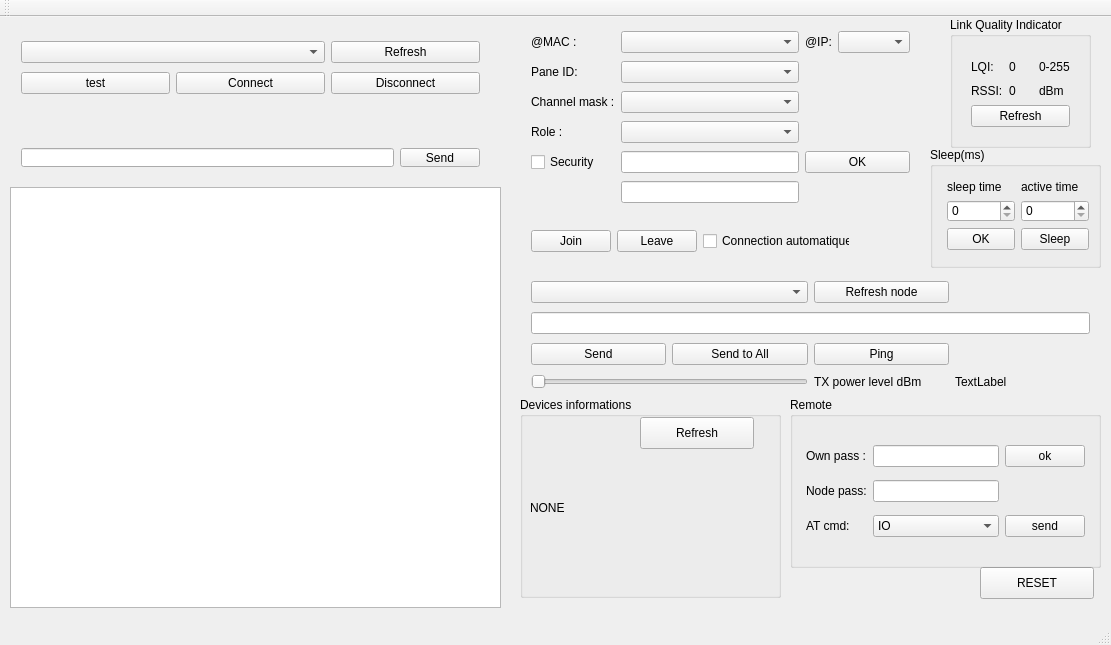
<?xml version="1.0" encoding="UTF-8"?>
<ui version="4.0">
 <class>MainWindow</class>
 <widget class="QMainWindow" name="MainWindow">
  <property name="geometry">
   <rect>
    <x>0</x>
    <y>0</y>
    <width>1111</width>
    <height>645</height>
   </rect>
  </property>
  <property name="windowTitle">
   <string>ZigBee DEV</string>
  </property>
  <widget class="QWidget" name="centralWidget">
   <widget class="QPushButton" name="pushButton_5">
    <property name="geometry">
     <rect>
      <x>980</x>
      <y>550</y>
      <width>114</width>
      <height>32</height>
     </rect>
    </property>
    <property name="text">
     <string>RESET</string>
    </property>
   </widget>
   <widget class="QGroupBox" name="groupBox">
    <property name="geometry">
     <rect>
      <x>520</x>
      <y>380</y>
      <width>261</width>
      <height>201</height>
     </rect>
    </property>
    <property name="title">
     <string>Devices informations</string>
    </property>
    <widget class="QLabel" name="label_5">
     <property name="geometry">
      <rect>
       <x>10</x>
       <y>30</y>
       <width>231</width>
       <height>161</height>
      </rect>
     </property>
     <property name="text">
      <string>NONE</string>
     </property>
    </widget>
    <widget class="QPushButton" name="pushButton_6">
     <property name="geometry">
      <rect>
       <x>120</x>
       <y>20</y>
       <width>114</width>
       <height>32</height>
      </rect>
     </property>
     <property name="toolTip">
      <string>Rafraichi toutes les information du module connecté par RS232</string>
     </property>
     <property name="text">
      <string>Refresh</string>
     </property>
    </widget>
   </widget>
   <widget class="QTextEdit" name="textEdit">
    <property name="geometry">
     <rect>
      <x>10</x>
      <y>170</y>
      <width>491</width>
      <height>421</height>
     </rect>
    </property>
    <property name="readOnly">
     <bool>true</bool>
    </property>
   </widget>
   <widget class="QWidget" name="gridLayoutWidget">
    <property name="geometry">
     <rect>
      <x>520</x>
      <y>1</y>
      <width>401</width>
      <height>201</height>
     </rect>
    </property>
    <layout class="QGridLayout" name="gridLayout">
     <item row="0" column="0">
      <widget class="QLabel" name="label_8">
       <property name="toolTip">
        <string>Adresse MAC du module</string>
       </property>
       <property name="text">
        <string>@MAC :</string>
       </property>
      </widget>
     </item>
     <item row="0" column="1">
      <widget class="QComboBox" name="comboBox_3"/>
     </item>
     <item row="0" column="3">
      <widget class="QComboBox" name="comboBox_4"/>
     </item>
     <item row="1" column="0">
      <widget class="QLabel" name="label_9">
       <property name="toolTip">
        <string>Numero du reseaux ZigBee</string>
       </property>
       <property name="text">
        <string>Pane ID:</string>
       </property>
      </widget>
     </item>
     <item row="1" column="1">
      <widget class="QComboBox" name="comboBox_5"/>
     </item>
     <item row="2" column="0">
      <widget class="QLabel" name="label_10">
       <property name="toolTip">
        <string>Masque des canneaux de transmission
00000800 a 07FFF800 pour 2,4GHz</string>
       </property>
       <property name="text">
        <string>Channel mask :</string>
       </property>
      </widget>
     </item>
     <item row="2" column="1">
      <widget class="QComboBox" name="comboBox_6">
       <item>
        <property name="text">
         <string/>
        </property>
       </item>
       <item>
        <property name="text">
         <string>00100000</string>
        </property>
       </item>
       <item>
        <property name="text">
         <string>00040000</string>
        </property>
       </item>
       <item>
        <property name="text">
         <string>00000800</string>
        </property>
       </item>
      </widget>
     </item>
     <item row="3" column="0">
      <widget class="QLabel" name="label_7">
       <property name="toolTip">
        <string>Le role de module dans l'architecture reseaux.
Coordinator
Router
End Device</string>
       </property>
       <property name="text">
        <string>Role :</string>
       </property>
      </widget>
     </item>
     <item row="3" column="1">
      <widget class="QComboBox" name="comboBox_2">
       <item>
        <property name="text">
         <string/>
        </property>
       </item>
       <item>
        <property name="text">
         <string>Coordinator</string>
        </property>
       </item>
       <item>
        <property name="text">
         <string>Router</string>
        </property>
       </item>
       <item>
        <property name="text">
         <string>End device</string>
        </property>
       </item>
      </widget>
     </item>
     <item row="4" column="0">
      <widget class="QCheckBox" name="checkBox">
       <property name="text">
        <string>Security</string>
       </property>
      </widget>
     </item>
     <item row="4" column="1">
      <widget class="QLineEdit" name="lineEdit_2"/>
     </item>
     <item row="5" column="1">
      <widget class="QLineEdit" name="lineEdit_4"/>
     </item>
     <item row="4" column="2" colspan="2">
      <widget class="QPushButton" name="pushButton_8">
       <property name="text">
        <string>OK</string>
       </property>
      </widget>
     </item>
     <item row="0" column="2">
      <widget class="QLabel" name="label_17">
       <property name="toolTip">
        <string>Adresse ip du module</string>
       </property>
       <property name="text">
        <string>@IP:</string>
       </property>
      </widget>
     </item>
    </layout>
   </widget>
   <widget class="QWidget" name="horizontalLayoutWidget">
    <property name="geometry">
     <rect>
      <x>520</x>
      <y>194</y>
      <width>341</width>
      <height>61</height>
     </rect>
    </property>
    <layout class="QHBoxLayout" name="horizontalLayout">
     <item>
      <widget class="QPushButton" name="pushButton">
       <property name="toolTip">
        <string>Routeur et End Device -&gt; Rejoindre le réseau.
Coordinator -&gt; Creer le réseau.</string>
       </property>
       <property name="text">
        <string>Join</string>
       </property>
      </widget>
     </item>
     <item>
      <widget class="QPushButton" name="pushButton_2">
       <property name="toolTip">
        <string>Routeur et End Device -&gt; se deconnecter du réseau.
Coordinator -&gt; Supprimer le réseau.</string>
       </property>
       <property name="text">
        <string>Leave</string>
       </property>
      </widget>
     </item>
     <item>
      <widget class="QCheckBox" name="checkBox_2">
       <property name="toolTip">
        <string>Routeur et End Device -&gt; Connection dès que le réseau est disponible.
Coordinator -&gt; Creer le réseau dés sa mise sous tension.</string>
       </property>
       <property name="text">
        <string>Connection automatique</string>
       </property>
      </widget>
     </item>
    </layout>
   </widget>
   <widget class="QWidget" name="gridLayoutWidget_2">
    <property name="geometry">
     <rect>
      <x>520</x>
      <y>250</y>
      <width>581</width>
      <height>137</height>
     </rect>
    </property>
    <layout class="QGridLayout" name="gridLayout_2">
     <item row="0" column="0" colspan="2">
      <widget class="QComboBox" name="comboBox">
       <property name="toolTip">
        <string>liste des modules connectés sur le réseau</string>
       </property>
      </widget>
     </item>
     <item row="1" column="0" colspan="4">
      <widget class="QLineEdit" name="lineEdit_3">
       <property name="toolTip">
        <string>Data a transmettre.</string>
       </property>
      </widget>
     </item>
     <item row="3" column="0" colspan="2">
      <widget class="QSlider" name="horizontalSlider">
       <property name="toolTip">
        <string>Reglage de la puissance de transmission</string>
       </property>
       <property name="orientation">
        <enum>Qt::Horizontal</enum>
       </property>
      </widget>
     </item>
     <item row="2" column="0">
      <widget class="QPushButton" name="pushButton_3">
       <property name="toolTip">
        <string>Send à la node selectionnée</string>
       </property>
       <property name="text">
        <string>Send</string>
       </property>
      </widget>
     </item>
     <item row="2" column="1">
      <widget class="QPushButton" name="pushButton_9">
       <property name="toolTip">
        <string>Send à toutes les nodes sur le réseau</string>
       </property>
       <property name="text">
        <string>Send to All</string>
       </property>
      </widget>
     </item>
     <item row="0" column="2">
      <widget class="QPushButton" name="pushButton_7">
       <property name="toolTip">
        <string>Rafraichir la liste des modules connectés sur le réseau</string>
       </property>
       <property name="text">
        <string>Refresh node</string>
       </property>
      </widget>
     </item>
     <item row="3" column="3">
      <widget class="QLabel" name="label_6">
       <property name="toolTip">
        <string>Puissance de transmission</string>
       </property>
       <property name="text">
        <string>TextLabel</string>
       </property>
      </widget>
     </item>
     <item row="3" column="2">
      <widget class="QLabel" name="label_4">
       <property name="text">
        <string>TX power level dBm</string>
       </property>
      </widget>
     </item>
     <item row="2" column="2">
      <widget class="QPushButton" name="pushButton_4">
       <property name="toolTip">
        <string>Ping la node selectionnée</string>
       </property>
       <property name="text">
        <string>Ping</string>
       </property>
      </widget>
     </item>
    </layout>
   </widget>
   <widget class="QWidget" name="gridLayoutWidget_3">
    <property name="geometry">
     <rect>
      <x>10</x>
      <y>10</y>
      <width>481</width>
      <height>81</height>
     </rect>
    </property>
    <layout class="QGridLayout" name="gridLayout_3">
     <item row="0" column="0" colspan="2">
      <widget class="QComboBox" name="comboBox_com_port"/>
     </item>
     <item row="0" column="2">
      <widget class="QPushButton" name="RefreshpushButton">
       <property name="text">
        <string>Refresh</string>
       </property>
      </widget>
     </item>
     <item row="1" column="2">
      <widget class="QPushButton" name="closePort">
       <property name="text">
        <string>Disconnect</string>
       </property>
      </widget>
     </item>
     <item row="1" column="1">
      <widget class="QPushButton" name="connecterPort">
       <property name="text">
        <string>Connect</string>
       </property>
      </widget>
     </item>
     <item row="1" column="0">
      <widget class="QPushButton" name="pushButton_15">
       <property name="text">
        <string>test</string>
       </property>
      </widget>
     </item>
    </layout>
   </widget>
   <widget class="QWidget" name="horizontalLayoutWidget_2">
    <property name="geometry">
     <rect>
      <x>10</x>
      <y>120</y>
      <width>481</width>
      <height>41</height>
     </rect>
    </property>
    <layout class="QHBoxLayout" name="horizontalLayout_2">
     <item>
      <widget class="QLineEdit" name="lineEdit"/>
     </item>
     <item>
      <widget class="QPushButton" name="SendpushButton">
       <property name="text">
        <string>Send</string>
       </property>
      </widget>
     </item>
    </layout>
   </widget>
   <widget class="QGroupBox" name="groupBox_2">
    <property name="geometry">
     <rect>
      <x>790</x>
      <y>380</y>
      <width>311</width>
      <height>171</height>
     </rect>
    </property>
    <property name="title">
     <string>Remote</string>
    </property>
    <widget class="QWidget" name="gridLayoutWidget_4">
     <property name="geometry">
      <rect>
       <x>5</x>
       <y>30</y>
       <width>301</width>
       <height>131</height>
      </rect>
     </property>
     <layout class="QGridLayout" name="gridLayout_4">
      <item row="0" column="0">
       <widget class="QLabel" name="label">
        <property name="toolTip">
         <string>mot de passe en hexa pour une commande a distance.
Min: 00000000 Max: FFFFFFFF
ex : 12345678</string>
        </property>
        <property name="text">
         <string>Own pass :</string>
        </property>
       </widget>
      </item>
      <item row="0" column="1">
       <widget class="QLineEdit" name="lineEdit_5">
        <property name="toolTip">
         <string>mot de passe en hexa pour une commande a distance.
Min: 00000000 Max: FFFFFFFF
ex : 12345678</string>
        </property>
       </widget>
      </item>
      <item row="1" column="0">
       <widget class="QLabel" name="label_2">
        <property name="toolTip">
         <string>mot de passe en hexa de la node selectionnée pour une commande a distance.
Min: 00000000 Max: FFFFFFFF
ex : 12345678</string>
        </property>
        <property name="text">
         <string>Node pass:</string>
        </property>
       </widget>
      </item>
      <item row="1" column="1">
       <widget class="QLineEdit" name="lineEdit_6">
        <property name="toolTip">
         <string>mot de passe en hexa de la node selectionnée pour une commande a distance.
Min: 00000000 Max: FFFFFFFF
ex : 12345678</string>
        </property>
       </widget>
      </item>
      <item row="0" column="2">
       <widget class="QPushButton" name="pushButton_10">
        <property name="toolTip">
         <string>Valide le nouveau mot de passe</string>
        </property>
        <property name="text">
         <string>ok</string>
        </property>
       </widget>
      </item>
      <item row="2" column="0">
       <widget class="QLabel" name="label_3">
        <property name="toolTip">
         <string>Commande AT à transmettre à la node selectionée</string>
        </property>
        <property name="text">
         <string>AT cmd:</string>
        </property>
       </widget>
      </item>
      <item row="2" column="1">
       <widget class="QComboBox" name="comboBox_7">
        <property name="toolTip">
         <string>Commande AT à transmettre à la node selectionée</string>
        </property>
        <item>
         <property name="text">
          <string>IO</string>
         </property>
        </item>
        <item>
         <property name="text">
          <string>+WRSSI</string>
         </property>
        </item>
        <item>
         <property name="text">
          <string>+WLQI</string>
         </property>
        </item>
        <item>
         <property name="text">
          <string>+WSRC?</string>
         </property>
        </item>
       </widget>
      </item>
      <item row="2" column="2">
       <widget class="QPushButton" name="pushButton_11">
        <property name="toolTip">
         <string>Transmettre la requête</string>
        </property>
        <property name="text">
         <string>send</string>
        </property>
       </widget>
      </item>
     </layout>
    </widget>
   </widget>
   <widget class="QGroupBox" name="groupBox_3">
    <property name="geometry">
     <rect>
      <x>950</x>
      <y>0</y>
      <width>141</width>
      <height>131</height>
     </rect>
    </property>
    <property name="title">
     <string>Link Quality Indicator</string>
    </property>
    <widget class="QWidget" name="gridLayoutWidget_5">
     <property name="geometry">
      <rect>
       <x>10</x>
       <y>30</y>
       <width>121</width>
       <height>91</height>
      </rect>
     </property>
     <layout class="QGridLayout" name="gridLayout_5">
      <item row="0" column="0">
       <widget class="QLabel" name="label_11">
        <property name="toolTip">
         <string>Qualité du reseaux entre le module connecté en RS232 et la Node selectionnée.
0 - Bad
255 - good</string>
        </property>
        <property name="text">
         <string>LQI:</string>
        </property>
       </widget>
      </item>
      <item row="0" column="1">
       <widget class="QLabel" name="label_12">
        <property name="toolTip">
         <string>Qualité du reseaux entre le module connecté en RS232 et la Node selectionnée.
0 - Bad
255 - good</string>
        </property>
        <property name="text">
         <string>0</string>
        </property>
       </widget>
      </item>
      <item row="1" column="0">
       <widget class="QLabel" name="label_13">
        <property name="toolTip">
         <string>puissance du reseaux entre le module connecté en RS232 et la Node selectionnée.</string>
        </property>
        <property name="text">
         <string>RSSI:</string>
        </property>
       </widget>
      </item>
      <item row="1" column="1">
       <widget class="QLabel" name="label_14">
        <property name="toolTip">
         <string>puissance du reseaux entre le module connecté en RS232 et la Node selectionnée.</string>
        </property>
        <property name="text">
         <string>0</string>
        </property>
       </widget>
      </item>
      <item row="1" column="2">
       <widget class="QLabel" name="label_15">
        <property name="toolTip">
         <string>puissance du reseaux entre le module connecté en RS232 et la Node selectionnée.</string>
        </property>
        <property name="text">
         <string>dBm</string>
        </property>
       </widget>
      </item>
      <item row="0" column="2">
       <widget class="QLabel" name="label_16">
        <property name="toolTip">
         <string>Qualité du reseaux entre le module connecté en RS232 et la Node selectionnée.
0 - Bad
255 - good</string>
        </property>
        <property name="text">
         <string>0-255</string>
        </property>
       </widget>
      </item>
      <item row="2" column="0" colspan="3">
       <widget class="QPushButton" name="pushButton_12">
        <property name="text">
         <string>Refresh</string>
        </property>
       </widget>
      </item>
     </layout>
    </widget>
   </widget>
   <widget class="QGroupBox" name="groupBox_4">
    <property name="geometry">
     <rect>
      <x>930</x>
      <y>130</y>
      <width>171</width>
      <height>121</height>
     </rect>
    </property>
    <property name="title">
     <string>Sleep(ms)</string>
    </property>
    <widget class="QWidget" name="gridLayoutWidget_6">
     <property name="geometry">
      <rect>
       <x>6</x>
       <y>22</y>
       <width>164</width>
       <height>92</height>
      </rect>
     </property>
     <layout class="QGridLayout" name="gridLayout_6">
      <item row="1" column="0">
       <widget class="QSpinBox" name="spinBox">
        <property name="toolTip">
         <string>temps en ms ou le module sleep</string>
        </property>
       </widget>
      </item>
      <item row="2" column="0">
       <widget class="QPushButton" name="pushButton_13">
        <property name="toolTip">
         <string>reglage du sleep intervals</string>
        </property>
        <property name="text">
         <string>OK</string>
        </property>
       </widget>
      </item>
      <item row="1" column="1">
       <widget class="QSpinBox" name="spinBox_2">
        <property name="toolTip">
         <string>temps en ms ou le module est activé</string>
        </property>
       </widget>
      </item>
      <item row="0" column="0">
       <widget class="QLabel" name="label_18">
        <property name="text">
         <string>sleep time</string>
        </property>
       </widget>
      </item>
      <item row="0" column="1">
       <widget class="QLabel" name="label_19">
        <property name="text">
         <string>active time</string>
        </property>
       </widget>
      </item>
      <item row="2" column="1">
       <widget class="QPushButton" name="pushButton_14">
        <property name="toolTip">
         <string>lancement du mode Sleep</string>
        </property>
        <property name="text">
         <string>Sleep</string>
        </property>
       </widget>
      </item>
     </layout>
    </widget>
   </widget>
  </widget>
  <widget class="QMenuBar" name="menuBar">
   <property name="geometry">
    <rect>
     <x>0</x>
     <y>0</y>
     <width>1111</width>
     <height>22</height>
    </rect>
   </property>
  </widget>
  <widget class="QStatusBar" name="statusBar"/>
  <widget class="QToolBar" name="mainToolBar">
   <attribute name="toolBarArea">
    <enum>TopToolBarArea</enum>
   </attribute>
   <attribute name="toolBarBreak">
    <bool>false</bool>
   </attribute>
  </widget>
 </widget>
 <layoutdefault spacing="6" margin="11"/>
 <resources/>
 <connections/>
</ui>
